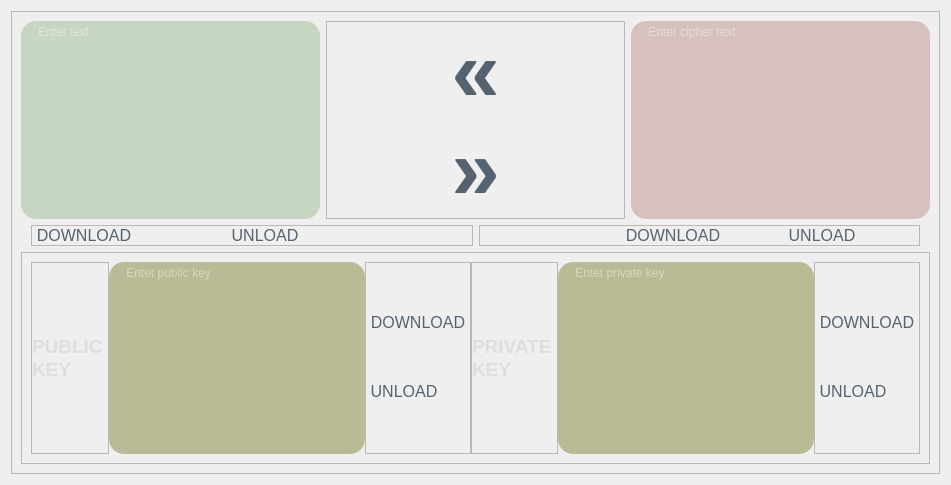
  <widget class="QWidget" name="page_4">
   <layout class="QVBoxLayout" name="verticalLayout_7">
    <item>
     <widget class="QFrame" name="frame_9">
      <property name="frameShape">
       <enum>QFrame::StyledPanel</enum>
      </property>
      <property name="frameShadow">
       <enum>QFrame::Raised</enum>
      </property>
      <layout class="QVBoxLayout" name="verticalLayout_16">
       <item>
        <layout class="QHBoxLayout" name="horizontalLayout_2">
         <item>
          <layout class="QHBoxLayout" name="horizontalLayout_15">
           <property name="topMargin">
            <number>0</number>
           </property>
           <property name="bottomMargin">
            <number>0</number>
           </property>
           <item>
            <widget class="QPlainTextEdit" name="plainTextEdit_5">
             <property name="sizePolicy">
              <sizepolicy hsizetype="Minimum" vsizetype="Expanding">
               <horstretch>0</horstretch>
               <verstretch>0</verstretch>
              </sizepolicy>
             </property>
             <property name="minimumSize">
              <size>
               <width>0</width>
               <height>0</height>
              </size>
             </property>
             <property name="maximumSize">
              <size>
               <width>16777215</width>
               <height>16777215</height>
              </size>
             </property>
             <property name="styleSheet">
              <string notr="true">background-color: qlineargradient(spread:pad, x1:0, y1:0, x2:1, y2:0, stop:1 rgba(30, 110, 0, 50));
color:rgba(255, 255, 255, 210);
border-radius:15px;</string>
             </property>
             <property name="cursorWidth">
              <number>2</number>
             </property>
             <property name="placeholderText">
              <string>    Entet text</string>
             </property>
            </widget>
           </item>
           <item>
            <widget class="QFrame" name="frame_14">
             <property name="frameShape">
              <enum>QFrame::StyledPanel</enum>
             </property>
             <property name="frameShadow">
              <enum>QFrame::Raised</enum>
             </property>
             <layout class="QVBoxLayout" name="verticalLayout_14">
              <property name="spacing">
               <number>0</number>
              </property>
              <property name="leftMargin">
               <number>0</number>
              </property>
              <property name="topMargin">
               <number>0</number>
              </property>
              <property name="rightMargin">
               <number>0</number>
              </property>
              <property name="bottomMargin">
               <number>0</number>
              </property>
              <item>
               <layout class="QVBoxLayout" name="verticalLayout_15">
                <item alignment="Qt::AlignHCenter|Qt::AlignVCenter">
                 <widget class="QPushButton" name="pushButton_15">
                  <property name="font">
                   <font>
                    <pointsize>65</pointsize>
                    <weight>75</weight>
                    <bold>true</bold>
                   </font>
                  </property>
                  <property name="cursor">
                   <cursorShape>PointingHandCursor</cursorShape>
                  </property>
                  <property name="styleSheet">
                   <string notr="true">QPushButton#pushButton_15{
background-color: rgba(0, 0, 0, 0);
color:rgba(85, 98, 112, 255);
border-radius:30px;
}
QPushButton#pushButton_15:hover{
color: rgba(155, 168, 182, 220);
}
QPushButton#pushButton_15:pressed{
padding-left:5px;
padding-top:5px;
color: rgba(115, 128, 142, 255);
}
</string>
                  </property>
                  <property name="text">
                   <string>«</string>
                  </property>
                 </widget>
                </item>
                <item alignment="Qt::AlignHCenter|Qt::AlignVCenter">
                 <widget class="QPushButton" name="pushButton_16">
                  <property name="sizePolicy">
                   <sizepolicy hsizetype="Minimum" vsizetype="Expanding">
                    <horstretch>0</horstretch>
                    <verstretch>0</verstretch>
                   </sizepolicy>
                  </property>
                  <property name="minimumSize">
                   <size>
                    <width>81</width>
                    <height>71</height>
                   </size>
                  </property>
                  <property name="font">
                   <font>
                    <pointsize>65</pointsize>
                    <weight>75</weight>
                    <bold>true</bold>
                    <underline>false</underline>
                    <strikeout>false</strikeout>
                    <kerning>true</kerning>
                   </font>
                  </property>
                  <property name="cursor">
                   <cursorShape>PointingHandCursor</cursorShape>
                  </property>
                  <property name="styleSheet">
                   <string notr="true">QPushButton#pushButton_16{
background-color: rgba(0, 0, 0, 0);
color:rgba(85, 98, 112, 255);
border-radius:30px;
}
QPushButton#pushButton_16:hover{
color: rgba(155, 168, 182, 220);
}
QPushButton#pushButton_16:pressed{
padding-left:5px;
padding-top:5px;
color: rgba(115, 128, 142, 255);
}
</string>
                  </property>
                  <property name="text">
                   <string>»</string>
                  </property>
                 </widget>
                </item>
               </layout>
              </item>
             </layout>
            </widget>
           </item>
           <item>
            <widget class="QPlainTextEdit" name="plainTextEdit_6">
             <property name="sizePolicy">
              <sizepolicy hsizetype="Minimum" vsizetype="Expanding">
               <horstretch>0</horstretch>
               <verstretch>0</verstretch>
              </sizepolicy>
             </property>
             <property name="styleSheet">
              <string notr="true">background-color: qlineargradient(spread:pad, x1:0, y1:0, x2:1, y2:0, stop:1 rgba(119, 0, 0, 50));
color:rgba(255, 255, 255, 210);
border-radius:15px;</string>
             </property>
             <property name="cursorWidth">
              <number>2</number>
             </property>
             <property name="placeholderText">
              <string>    Enter cipher text</string>
             </property>
            </widget>
           </item>
          </layout>
         </item>
        </layout>
       </item>
       <item>
        <layout class="QHBoxLayout" name="horizontalLayout_10">
         <property name="leftMargin">
          <number>10</number>
         </property>
         <property name="topMargin">
          <number>0</number>
         </property>
         <property name="rightMargin">
          <number>10</number>
         </property>
         <property name="bottomMargin">
          <number>0</number>
         </property>
         <item>
          <widget class="QFrame" name="frame_10">
           <property name="frameShape">
            <enum>QFrame::StyledPanel</enum>
           </property>
           <property name="frameShadow">
            <enum>QFrame::Raised</enum>
           </property>
           <layout class="QHBoxLayout" name="horizontalLayout_11">
            <property name="spacing">
             <number>0</number>
            </property>
            <property name="leftMargin">
             <number>0</number>
            </property>
            <property name="topMargin">
             <number>0</number>
            </property>
            <property name="rightMargin">
             <number>50</number>
            </property>
            <property name="bottomMargin">
             <number>0</number>
            </property>
            <item alignment="Qt::AlignLeft">
             <widget class="QPushButton" name="pushButton_9">
              <property name="font">
               <font>
                <pointsize>12</pointsize>
                <weight>50</weight>
                <bold>false</bold>
               </font>
              </property>
              <property name="cursor">
               <cursorShape>PointingHandCursor</cursorShape>
              </property>
              <property name="styleSheet">
               <string notr="true">QPushButton#pushButton_9{
background-color: rgba(0, 0, 0, 0);
color:rgba(85, 98, 112, 255);
border-radius:30px;
}
QPushButton#pushButton_9:hover{
color: rgba(155, 168, 182, 220);
}
QPushButton#pushButton_9:pressed{
padding-left:5px;
padding-top:5px;
color: rgba(115, 128, 142, 255);
}
</string>
              </property>
              <property name="text">
               <string> DOWNLOAD </string>
              </property>
             </widget>
            </item>
            <item alignment="Qt::AlignLeft">
             <widget class="QPushButton" name="pushButton_10">
              <property name="font">
               <font>
                <pointsize>12</pointsize>
                <weight>50</weight>
                <bold>false</bold>
               </font>
              </property>
              <property name="cursor">
               <cursorShape>PointingHandCursor</cursorShape>
              </property>
              <property name="styleSheet">
               <string notr="true">QPushButton#pushButton_10{
background-color: rgba(0, 0, 0, 0);
color:rgba(85, 98, 112, 255);
border-radius:30px;
}
QPushButton#pushButton_10:hover{
color: rgba(155, 168, 182, 220);
}
QPushButton#pushButton_10:pressed{
padding-left:5px;
padding-top:5px;
color: rgba(115, 128, 142, 255);
}
</string>
              </property>
              <property name="text">
               <string> UNLOAD </string>
              </property>
              <property name="autoDefault">
               <bool>false</bool>
              </property>
             </widget>
            </item>
           </layout>
          </widget>
         </item>
         <item>
          <widget class="QFrame" name="frame_11">
           <property name="frameShape">
            <enum>QFrame::StyledPanel</enum>
           </property>
           <property name="frameShadow">
            <enum>QFrame::Raised</enum>
           </property>
           <layout class="QHBoxLayout" name="horizontalLayout_12">
            <property name="spacing">
             <number>0</number>
            </property>
            <property name="leftMargin">
             <number>50</number>
            </property>
            <property name="topMargin">
             <number>0</number>
            </property>
            <property name="rightMargin">
             <number>0</number>
            </property>
            <property name="bottomMargin">
             <number>0</number>
            </property>
            <item alignment="Qt::AlignRight">
             <widget class="QPushButton" name="pushButton_11">
              <property name="font">
               <font>
                <pointsize>12</pointsize>
                <weight>50</weight>
                <bold>false</bold>
               </font>
              </property>
              <property name="cursor">
               <cursorShape>PointingHandCursor</cursorShape>
              </property>
              <property name="styleSheet">
               <string notr="true">QPushButton#pushButton_11{
background-color: rgba(0, 0, 0, 0);
color:rgba(85, 98, 112, 255);
border-radius:30px;
}
QPushButton#pushButton_11:hover{
color: rgba(155, 168, 182, 220);
}
QPushButton#pushButton_11:pressed{
padding-left:5px;
padding-top:5px;
color: rgba(115, 128, 142, 255);
}
</string>
              </property>
              <property name="text">
               <string> DOWNLOAD </string>
              </property>
             </widget>
            </item>
            <item>
             <widget class="QPushButton" name="pushButton_12">
              <property name="font">
               <font>
                <pointsize>12</pointsize>
                <weight>50</weight>
                <bold>false</bold>
               </font>
              </property>
              <property name="cursor">
               <cursorShape>PointingHandCursor</cursorShape>
              </property>
              <property name="styleSheet">
               <string notr="true">QPushButton#pushButton_12{
background-color: rgba(0, 0, 0, 0);
color:rgba(85, 98, 112, 255);
border-radius:30px;
}
QPushButton#pushButton_12:hover{
color: rgba(155, 168, 182, 220);
}
QPushButton#pushButton_12:pressed{
padding-left:5px;
padding-top:5px;
color: rgba(115, 128, 142, 255);
}
</string>
              </property>
              <property name="text">
               <string> UNLOAD </string>
              </property>
             </widget>
            </item>
           </layout>
          </widget>
         </item>
        </layout>
       </item>
       <item>
        <layout class="QGridLayout" name="gridLayout_2">
         <item row="0" column="0">
          <widget class="QFrame" name="frame_12">
           <property name="frameShape">
            <enum>QFrame::StyledPanel</enum>
           </property>
           <property name="frameShadow">
            <enum>QFrame::Raised</enum>
           </property>
           <layout class="QHBoxLayout" name="horizontalLayout_3">
            <item>
             <layout class="QHBoxLayout" name="horizontalLayout_14">
              <property name="spacing">
               <number>0</number>
              </property>
              <property name="leftMargin">
               <number>0</number>
              </property>
              <property name="topMargin">
               <number>0</number>
              </property>
              <property name="rightMargin">
               <number>0</number>
              </property>
              <property name="bottomMargin">
               <number>0</number>
              </property>
              <item>
               <widget class="QFrame" name="frame_15">
                <property name="frameShape">
                 <enum>QFrame::StyledPanel</enum>
                </property>
                <property name="frameShadow">
                 <enum>QFrame::Raised</enum>
                </property>
                <layout class="QVBoxLayout" name="verticalLayout_17">
                 <property name="spacing">
                  <number>0</number>
                 </property>
                 <property name="leftMargin">
                  <number>0</number>
                 </property>
                 <property name="topMargin">
                  <number>0</number>
                 </property>
                 <property name="rightMargin">
                  <number>0</number>
                 </property>
                 <property name="bottomMargin">
                  <number>0</number>
                 </property>
                 <item alignment="Qt::AlignBottom">
                  <widget class="QLabel" name="label_9">
                   <property name="font">
                    <font>
                     <pointsize>14</pointsize>
                     <weight>75</weight>
                     <bold>true</bold>
                    </font>
                   </property>
                   <property name="styleSheet">
                    <string notr="true">color: rgb(222, 222, 222)</string>
                   </property>
                   <property name="text">
                    <string>PUBLIC </string>
                   </property>
                  </widget>
                 </item>
                 <item alignment="Qt::AlignTop">
                  <widget class="QLabel" name="label_8">
                   <property name="font">
                    <font>
                     <pointsize>14</pointsize>
                     <weight>75</weight>
                     <bold>true</bold>
                    </font>
                   </property>
                   <property name="styleSheet">
                    <string notr="true">color: rgb(222, 222, 222)</string>
                   </property>
                   <property name="text">
                    <string>KEY</string>
                   </property>
                  </widget>
                 </item>
                </layout>
               </widget>
              </item>
              <item alignment="Qt::AlignHCenter|Qt::AlignVCenter">
               <widget class="QPlainTextEdit" name="plainTextEdit_8">
                <property name="sizePolicy">
                 <sizepolicy hsizetype="Minimum" vsizetype="Minimum">
                  <horstretch>0</horstretch>
                  <verstretch>0</verstretch>
                 </sizepolicy>
                </property>
                <property name="styleSheet">
                 <string notr="true">background-color: qlineargradient(spread:pad, x1:0, y1:0, x2:1, y2:0, stop:1 rgba(108, 104, 12, 100));
color:rgba(255, 255, 255, 210);
border-radius:15px;</string>
                </property>
                <property name="cursorWidth">
                 <number>2</number>
                </property>
                <property name="placeholderText">
                 <string>    Entet public key</string>
                </property>
               </widget>
              </item>
              <item>
               <widget class="QFrame" name="frame_17">
                <property name="frameShape">
                 <enum>QFrame::StyledPanel</enum>
                </property>
                <property name="frameShadow">
                 <enum>QFrame::Raised</enum>
                </property>
                <layout class="QVBoxLayout" name="verticalLayout_18">
                 <property name="spacing">
                  <number>0</number>
                 </property>
                 <property name="leftMargin">
                  <number>0</number>
                 </property>
                 <property name="topMargin">
                  <number>0</number>
                 </property>
                 <property name="rightMargin">
                  <number>0</number>
                 </property>
                 <property name="bottomMargin">
                  <number>0</number>
                 </property>
                 <item alignment="Qt::AlignLeft">
                  <widget class="QPushButton" name="pushButton_19">
                   <property name="font">
                    <font>
                     <pointsize>12</pointsize>
                     <weight>50</weight>
                     <bold>false</bold>
                    </font>
                   </property>
                   <property name="cursor">
                    <cursorShape>PointingHandCursor</cursorShape>
                   </property>
                   <property name="styleSheet">
                    <string notr="true">QPushButton#pushButton_19{
background-color: rgba(0, 0, 0, 0);
color:rgba(85, 98, 112, 255);
border-radius:30px;
}
QPushButton#pushButton_19:hover{
color: rgba(155, 168, 182, 220);
}
QPushButton#pushButton_19:pressed{
padding-left:5px;
padding-top:5px;
color: rgba(115, 128, 142, 255);
}
</string>
                   </property>
                   <property name="text">
                    <string> DOWNLOAD </string>
                   </property>
                  </widget>
                 </item>
                 <item alignment="Qt::AlignLeft">
                  <widget class="QPushButton" name="pushButton_20">
                   <property name="font">
                    <font>
                     <pointsize>12</pointsize>
                     <weight>50</weight>
                     <bold>false</bold>
                    </font>
                   </property>
                   <property name="cursor">
                    <cursorShape>PointingHandCursor</cursorShape>
                   </property>
                   <property name="styleSheet">
                    <string notr="true">QPushButton#pushButton_20{
background-color: rgba(0, 0, 0, 0);
color:rgba(85, 98, 112, 255);
border-radius:30px;
}
QPushButton#pushButton_20:hover{
color: rgba(155, 168, 182, 220);
}
QPushButton#pushButton_20:pressed{
padding-left:5px;
padding-top:5px;
color: rgba(115, 128, 142, 255);
}
</string>
                   </property>
                   <property name="text">
                    <string> UNLOAD </string>
                   </property>
                  </widget>
                 </item>
                </layout>
               </widget>
              </item>
              <item>
               <widget class="QFrame" name="frame_16">
                <property name="frameShape">
                 <enum>QFrame::StyledPanel</enum>
                </property>
                <property name="frameShadow">
                 <enum>QFrame::Raised</enum>
                </property>
                <layout class="QVBoxLayout" name="verticalLayout_19">
                 <property name="spacing">
                  <number>0</number>
                 </property>
                 <property name="leftMargin">
                  <number>0</number>
                 </property>
                 <property name="topMargin">
                  <number>0</number>
                 </property>
                 <property name="rightMargin">
                  <number>0</number>
                 </property>
                 <property name="bottomMargin">
                  <number>0</number>
                 </property>
                 <item alignment="Qt::AlignBottom">
                  <widget class="QLabel" name="label_10">
                   <property name="font">
                    <font>
                     <pointsize>14</pointsize>
                     <weight>75</weight>
                     <bold>true</bold>
                    </font>
                   </property>
                   <property name="styleSheet">
                    <string notr="true">color: rgb(222, 222, 222)</string>
                   </property>
                   <property name="text">
                    <string>PRIVATE </string>
                   </property>
                  </widget>
                 </item>
                 <item alignment="Qt::AlignTop">
                  <widget class="QLabel" name="label_7">
                   <property name="font">
                    <font>
                     <pointsize>14</pointsize>
                     <weight>75</weight>
                     <bold>true</bold>
                    </font>
                   </property>
                   <property name="styleSheet">
                    <string notr="true">color: rgb(222, 222, 222)</string>
                   </property>
                   <property name="text">
                    <string>KEY</string>
                   </property>
                  </widget>
                 </item>
                </layout>
               </widget>
              </item>
              <item>
               <widget class="QPlainTextEdit" name="plainTextEdit_4">
                <property name="sizePolicy">
                 <sizepolicy hsizetype="Minimum" vsizetype="Minimum">
                  <horstretch>0</horstretch>
                  <verstretch>0</verstretch>
                 </sizepolicy>
                </property>
                <property name="minimumSize">
                 <size>
                  <width>0</width>
                  <height>1</height>
                 </size>
                </property>
                <property name="styleSheet">
                 <string notr="true">background-color: qlineargradient(spread:pad, x1:0, y1:0, x2:1, y2:0, stop:1 rgba(108, 104, 12, 100));
color:rgba(255, 255, 255, 210);
border-radius:15px;</string>
                </property>
                <property name="cursorWidth">
                 <number>2</number>
                </property>
                <property name="maximumBlockCount">
                 <number>-5</number>
                </property>
                <property name="centerOnScroll">
                 <bool>false</bool>
                </property>
                <property name="placeholderText">
                 <string>    Entet private key</string>
                </property>
               </widget>
              </item>
              <item>
               <widget class="QFrame" name="frame_13">
                <property name="frameShape">
                 <enum>QFrame::StyledPanel</enum>
                </property>
                <property name="frameShadow">
                 <enum>QFrame::Raised</enum>
                </property>
                <layout class="QVBoxLayout" name="verticalLayout_13">
                 <property name="spacing">
                  <number>0</number>
                 </property>
                 <property name="leftMargin">
                  <number>0</number>
                 </property>
                 <property name="topMargin">
                  <number>0</number>
                 </property>
                 <property name="rightMargin">
                  <number>0</number>
                 </property>
                 <property name="bottomMargin">
                  <number>0</number>
                 </property>
                 <item alignment="Qt::AlignLeft">
                  <widget class="QPushButton" name="pushButton_13">
                   <property name="font">
                    <font>
                     <pointsize>12</pointsize>
                     <weight>50</weight>
                     <bold>false</bold>
                    </font>
                   </property>
                   <property name="cursor">
                    <cursorShape>PointingHandCursor</cursorShape>
                   </property>
                   <property name="styleSheet">
                    <string notr="true">QPushButton#pushButton_13{
background-color: rgba(0, 0, 0, 0);
color:rgba(85, 98, 112, 255);
border-radius:30px;
}
QPushButton#pushButton_13:hover{
color: rgba(155, 168, 182, 220);
}
QPushButton#pushButton_13:pressed{
padding-left:5px;
padding-top:5px;
color: rgba(115, 128, 142, 255);
}
</string>
                   </property>
                   <property name="text">
                    <string> DOWNLOAD </string>
                   </property>
                  </widget>
                 </item>
                 <item alignment="Qt::AlignLeft">
                  <widget class="QPushButton" name="pushButton_14">
                   <property name="font">
                    <font>
                     <pointsize>12</pointsize>
                     <weight>50</weight>
                     <bold>false</bold>
                    </font>
                   </property>
                   <property name="cursor">
                    <cursorShape>PointingHandCursor</cursorShape>
                   </property>
                   <property name="styleSheet">
                    <string notr="true">QPushButton#pushButton_14{
background-color: rgba(0, 0, 0, 0);
color:rgba(85, 98, 112, 255);
border-radius:30px;
}
QPushButton#pushButton_14:hover{
color: rgba(155, 168, 182, 220);
}
QPushButton#pushButton_14:pressed{
padding-left:5px;
padding-top:5px;
color: rgba(115, 128, 142, 255);
}
</string>
                   </property>
                   <property name="text">
                    <string> UNLOAD </string>
                   </property>
                  </widget>
                 </item>
                </layout>
               </widget>
              </item>
             </layout>
            </item>
           </layout>
          </widget>
         </item>
        </layout>
       </item>
      </layout>
     </widget>
    </item>
   </layout>
  </widget>
